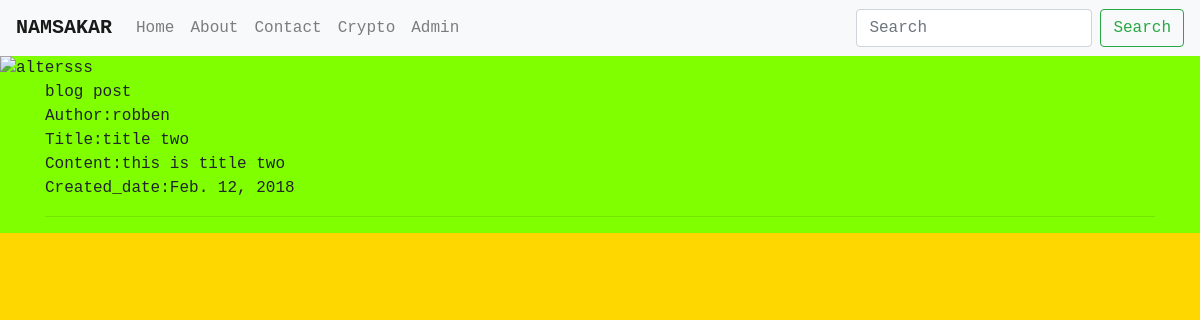
Screenshot of /post/2 with the database file from the repository.
### blog/models.py (models this page shows, shortened)
class Post(models.Model):
    author = models.ForeignKey("auth.User")
    title = models.CharField(max_length=100)
    content = models.TextField()
    created_date = models.DateField(auto_now_add=True)

### blog/views.py (the view)
# urls.py: url(r'post/(?P<pk>\d+)',get_one_post,name = "detail"),
def get_one_post(request,*args,**kwargs):
    arg=kwargs.get('pk')
    one_post = get_object_or_404(Post, pk = arg)
    ctx={
    "one_post" : one_post
    }
    return render(request,'post_detail.html',context=ctx)

### templates/post_detail.html (shortened to what this page needs)
{% extends 'base.html' %}
{% block bodyBlock %}
     <marquee>blog post </marquee>
    Author:{{ one_post.author }}<br>
    Title:{{ one_post.title }}<br>
    Content:{{ one_post.content }}<br>
    Created_date:{{ one_post.created_date }}<br>
    <hr>
{% endblock %}

### static/styles.css (style rules this page uses)
html, body { background:gold; }

### templates/snippets/css.html (style rules this page uses)
body { background: chartreuse; font-family: "Courier New"; }

### rows the page displays
Post: author "robben", title "title two", content "this is title two", created_date "Feb. 12, 2018"
